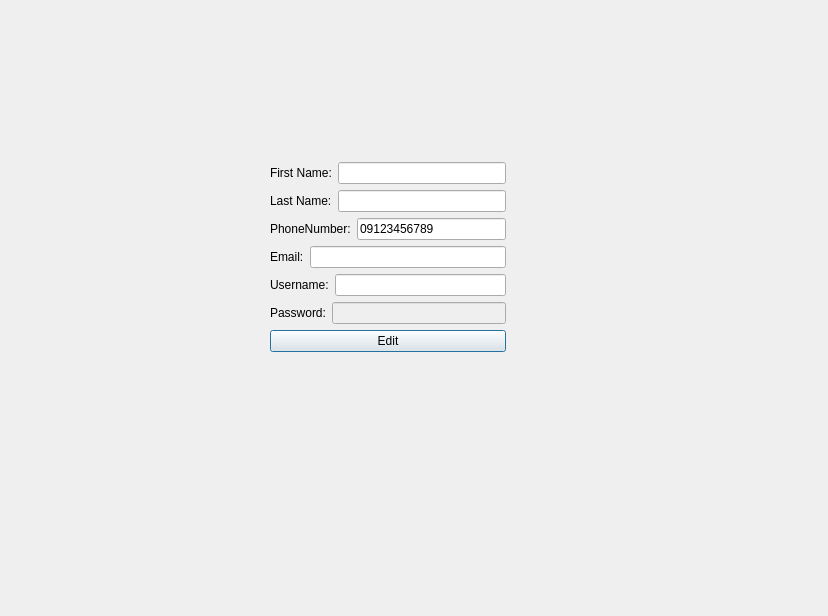
<?xml version="1.0" encoding="UTF-8"?>
<ui version="4.0">
 <class>EditProfile</class>
 <widget class="QDialog" name="EditProfile">
  <property name="geometry">
   <rect>
    <x>0</x>
    <y>0</y>
    <width>828</width>
    <height>616</height>
   </rect>
  </property>
  <property name="windowTitle">
   <string>Dialog</string>
  </property>
  <widget class="QWidget" name="layoutWidget">
   <property name="geometry">
    <rect>
     <x>270</x>
     <y>130</y>
     <width>236</width>
     <height>255</height>
    </rect>
   </property>
   <layout class="QVBoxLayout" name="verticalLayout_2">
    <item>
     <layout class="QVBoxLayout" name="verticalLayout">
      <item>
       <layout class="QHBoxLayout" name="horizontalLayout">
        <item>
         <widget class="QLabel" name="label_5">
          <property name="text">
           <string>First Name:</string>
          </property>
         </widget>
        </item>
        <item>
         <widget class="QLineEdit" name="lnFname"/>
        </item>
       </layout>
      </item>
      <item>
       <layout class="QHBoxLayout" name="horizontalLayout_2">
        <item>
         <widget class="QLabel" name="label_6">
          <property name="text">
           <string>Last Name:</string>
          </property>
         </widget>
        </item>
        <item>
         <widget class="QLineEdit" name="lnLname"/>
        </item>
       </layout>
      </item>
      <item>
       <layout class="QHBoxLayout" name="horizontalLayout_3">
        <item>
         <widget class="QLabel" name="label_7">
          <property name="text">
           <string>PhoneNumber:</string>
          </property>
         </widget>
        </item>
        <item>
         <widget class="QLineEdit" name="lnPhone">
          <property name="inputMask">
           <string>00000000000;_</string>
          </property>
          <property name="text">
           <string>09123456789</string>
          </property>
         </widget>
        </item>
       </layout>
      </item>
      <item>
       <layout class="QHBoxLayout" name="horizontalLayout_4">
        <item>
         <widget class="QLabel" name="label_8">
          <property name="text">
           <string>Email:</string>
          </property>
         </widget>
        </item>
        <item>
         <widget class="QLineEdit" name="lnEmail">
          <property name="inputMask">
           <string/>
          </property>
         </widget>
        </item>
       </layout>
      </item>
      <item>
       <layout class="QHBoxLayout" name="horizontalLayout_5">
        <item>
         <widget class="QLabel" name="label_9">
          <property name="text">
           <string>Username:</string>
          </property>
         </widget>
        </item>
        <item>
         <widget class="QLineEdit" name="lnUsername"/>
        </item>
       </layout>
      </item>
      <item>
       <layout class="QHBoxLayout" name="horizontalLayout_6">
        <item>
         <widget class="QLabel" name="label_10">
          <property name="text">
           <string>Password:</string>
          </property>
         </widget>
        </item>
        <item>
         <widget class="QLineEdit" name="lnPassword">
          <property name="enabled">
           <bool>false</bool>
          </property>
          <property name="echoMode">
           <enum>QLineEdit::EchoMode::Password</enum>
          </property>
         </widget>
        </item>
       </layout>
      </item>
      <item>
       <widget class="QPushButton" name="btnEdit">
        <property name="text">
         <string>Edit</string>
        </property>
       </widget>
      </item>
     </layout>
    </item>
   </layout>
  </widget>
 </widget>
 <resources/>
 <connections/>
</ui>
